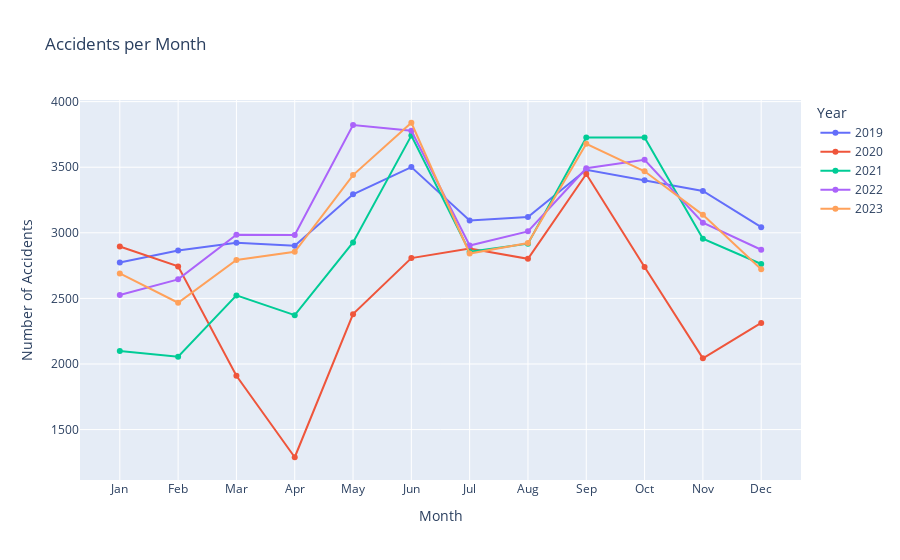

Notebook code for this chart:
### Code cell
# Accidents per month using Plotly...for each year
accidents_per_month = df.groupby(['Year','Month'])[['Accident']].sum()
accidents_per_month = accidents_per_month.reset_index()
accidents_per_month['Month'] = pd.to_datetime(accidents_per_month['Month'], format='%m').dt.month_name().str.slice(stop=3)
fig=px.line(accidents_per_month, x='Month', y='Accident', title='Accidents per Month', color='Year', 
        labels={'Month':'Month', 'Accident':'Number of Accidents', 'Year':'Year'},line_group='Year',markers=True)
fig.write_html('Accidents_per_month.html')
fig.show()

# Accidents per day of the week
fig,ax=plt.subplots(figsize=(15,4))
accidents_per_day = df.groupby('DayOfWeek')[['Accident']].sum()
accidents_per_day = accidents_per_day.sort_values(by='Accident',ascending=False).reset_index()
sns.barplot(data=accidents_per_day, x='DayOfWeek', y='Accident',hue='DayOfWeek',legend=True)
for i in range(len(accidents_per_day)):
    plt.text(i, accidents_per_day['Accident'][i], accidents_per_day['Accident'][i], ha = 'center')
plt.title('Accidents per Day')
plt.xlabel('DayOfWeek')
plt.ylabel('Number of Accidents')
plt.legend(title='DayOfWeek',loc='upper right',bbox_to_anchor=(1.2, 1))
plt.show()

### Figure 1 — Plotly figure (JSON) as saved in the notebook; plotly's stock layout.template omitted (floating-point values rounded to 4 significant figures)
{"data": [{"hovertemplate": "Year=2019<br>Month=%{x}<br>Number of Accidents=%{y}<extra></extra>", "legendgroup": "2019", "line": {"color": "#636efa", "dash": "solid"}, "marker": {"symbol": "circle"}, "mode": "lines+markers", "name": "2019", "orientation": "v", "showlegend": true, "type": "scatter", "x": ["Jan", "Feb", "Mar", "Apr", "May", "Jun", "Jul", "Aug", "Sep", "Oct", "Nov", "Dec"], "xaxis": "x", "y": [2774, 2865, 2925, 2902, 3294, 3501, 3094, 3120, 3481, 3401, 3319, 3043], "yaxis": "y"}, {"hovertemplate": "Year=2020<br>Month=%{x}<br>Number of Accidents=%{y}<extra></extra>", "legendgroup": "2020", "line": {"color": "#EF553B", "dash": "solid"}, "marker": {"symbol": "circle"}, "mode": "lines+markers", "name": "2020", "orientation": "v", "showlegend": true, "type": "scatter", "x": ["Jan", "Feb", "Mar", "Apr", "May", "Jun", "Jul", "Aug", "Sep", "Oct", "Nov", "Dec"], "xaxis": "x", "y": [2896, 2744, 1910, 1289, 2380, 2807, 2880, 2802, 3448, 2739, 2043, 2313], "yaxis": "y"}, {"hovertemplate": "Year=2021<br>Month=%{x}<br>Number of Accidents=%{y}<extra></extra>", "legendgroup": "2021", "line": {"color": "#00cc96", "dash": "solid"}, "marker": {"symbol": "circle"}, "mode": "lines+markers", "name": "2021", "orientation": "v", "showlegend": true, "type": "scatter", "x": ["Jan", "Feb", "Mar", "Apr", "May", "Jun", "Jul", "Aug", "Sep", "Oct", "Nov", "Dec"], "xaxis": "x", "y": [2099, 2055, 2523, 2372, 2927, 3741, 2855, 2917, 3727, 3727, 2955, 2762], "yaxis": "y"}, {"hovertemplate": "Year=2022<br>Month=%{x}<br>Number of Accidents=%{y}<extra></extra>", "legendgroup": "2022", "line": {"color": "#ab63fa", "dash": "solid"}, "marker": {"symbol": "circle"}, "mode": "lines+markers", "name": "2022", "orientation": "v", "showlegend": true, "type": "scatter", "x": ["Jan", "Feb", "Mar", "Apr", "May", "Jun", "Jul", "Aug", "Sep", "Oct", "Nov", "Dec"], "xaxis": "x", "y": [2526, 2645, 2986, 2983, 3821, 3778, 2903, 3011, 3492, 3557, 3077, 2871], "yaxis": "y"}, {"hovertemplate": "Year=2023<br>Month=%{x}<br>Number of Accidents=%{y}<extra></extra>", "legendgroup": "2023", "line": {"color": "#FFA15A", "dash": "solid"}, "marker": {"symbol": "circle"}, "mode": "lines+markers", "name": "2023", "orientation": "v", "showlegend": true, "type": "scatter", "x": ["Jan", "Feb", "Mar", "Apr", "May", "Jun", "Jul", "Aug", "Sep", "Oct", "Nov", "Dec"], "xaxis": "x", "y": [2690, 2467, 2793, 2855, 3440, 3839, 2842, 2922, 3679, 3469, 3137, 2722], "yaxis": "y"}], "layout": {"legend": {"title": {"text": "Year"}, "tracegroupgap": 0}, "title": {"text": "Accidents per Month"}, "xaxis": {"anchor": "y", "domain": [0, 1], "title": {"text": "Month"}}, "yaxis": {"anchor": "x", "domain": [0, 1], "title": {"text": "Number of Accidents"}}}}
